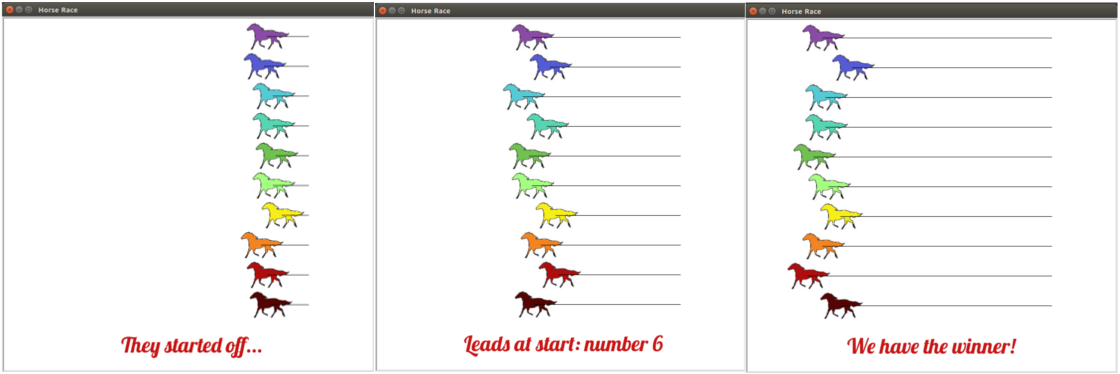

Source code (Python):
import turtle
import random
import time


def getHorseImages(num_horses):
	images = []

	for i in range(0, num_horses):
		images = images + ['horse_' + str(i+1) + '_image.gif']

	return images

def getBannerImages(num_horses):
	all_images = []

	#get "They're off" banner image
	images = ['theyre_off_banner.gif']
	all_images.append(images)

	#get early lead banner images
	images = []
	for i in range(0, num_horses):
		images = images + ['lead_at_start_' + str(i+1) + '.gif']
	all_images.append(images)	

	#get mid-way lead banner images
	images = []
	for i in range(0, num_horses):
		images = images + ['looking_good_' + str(i+1) + '.gif']
	all_images.append(images)	

	#get "We Have a Winner" banner image
	images = ['winner_banner.gif']
	all_images.append(images)

	return all_images

def registerHorseImages(images):
	for i in range(0, len(images)):
		turtle.register_shape(images[i])

def registerBannerImages(images):
	for i in range(0, len(images)):
		for j in range(0, len(images[i])):
			turtle.register_shape(images[i][j])	

def newHorse(image_file):
	horse = turtle.Turtle()
	horse.hideturtle()
	horse.shape(image_file)

	return horse

def generateHorses(images, num_horses):
	horses = []
	for i in range(0, num_horses):
		horse = newHorse(images[i])
		horses.append(horse)

	return horses
	
def placeHorses(horses, loc, separation):
	for i in range(0, len(horses)):
		horses[i].hideturtle()
		horses[i].penup()
		horses[i].setposition(loc[0], loc[1] + i * separation)
		horses[i].setheading(180)
		horses[i].showturtle()
		horses[i].pendown()

def findLeadHorse(horses):
	lead_horse = 0
	for i in range(1, len(horses)):
		if horses[i].position()[0] < horses[lead_horse].position()[0]:
			lead_horse = i

	return lead_horse
	

def displayBanner(banner, position):
	the_turtle = turtle.getturtle()
	the_turtle.hideturtle()
	the_turtle.penup()
	the_turtle.setposition(position[0], position[1])	
	the_turtle.showturtle()		
	the_turtle.shape(banner)
	the_turtle.stamp()
	#hide default turtle and keep from drawing


def startHorses(horses, banners, finish_line, forward_incr):
	#init
	have_winner = False
	early_leading_horse_displayed = False
	midrace_leading_horse_displayed = False

	#display "They're off" banner image
	displayBanner(banner_images[0][0], (0, -300))

	i = 0
	while not have_winner:
		horse = horses[i]
		horse.forward(random.randint(1,3) * forward_incr)

		#display mid-race lead banner
		lead_horse = findLeadHorse(horses) # x should be less, because it decreases to the left
		if horses[lead_horse].position()[0] < -125 and not midrace_leading_horse_displayed:

			displayBanner(banners[2][lead_horse], (0, -300))
			early_leading_horse_displayed = True

		#display early lead banner
		elif horses[lead_horse].position()[0] < 125 and not early_leading_horse_displayed:
			displayBanner(banners[1][lead_horse], (0, -300))
			early_leading_horse_displayed = True	


		#check for horse over finish line
		if horse.position()[0] < finish_line:
			have_winner = True
		else:
			i = (i+1) % len(horses) #keep going round and round, from horse_1 to horse_10
	return i
	

def displayWinner(winning_horse, winner_banner):
	#display "We have a Winner" banner
	displayBanner(winner_banner, (0, -300))

	#blink winning horse
	show = False
	blink_counter = 5
	while blink_counter != 0:
		if show:
			winning_horse.showturtle()
			show = False
			blink_counter = blink_counter - 1
		else:
			winning_horse.hideturtle()
			show = True

		time.sleep(.4)


# ---- main	
#init number of horses
num_horses = 10

#set window size
turtle.setup(750, 750)

#get turtle window
window = turtle.Screen()
window.title('Horse Race')

#init screen layout parameters
start_loc = (240, -220)
track_separation = 60
finish_line = -240
forward_incr = 6

#register images
horse_images = getHorseImages(num_horses)
banner_images = getBannerImages(num_horses)
registerHorseImages(horse_images)
registerBannerImages(banner_images)

#generate and init horses
horses = generateHorses(horse_images, num_horses)

# place horses at starting line
placeHorses(horses, start_loc, track_separation)

#start horses
winner = startHorses(horses, banner_images, finish_line, forward_incr)

#light up for winning horse
displayWinner(horses[winner], banner_images[3][0])

#terminate program when close window
turtle.exitonclick()				
